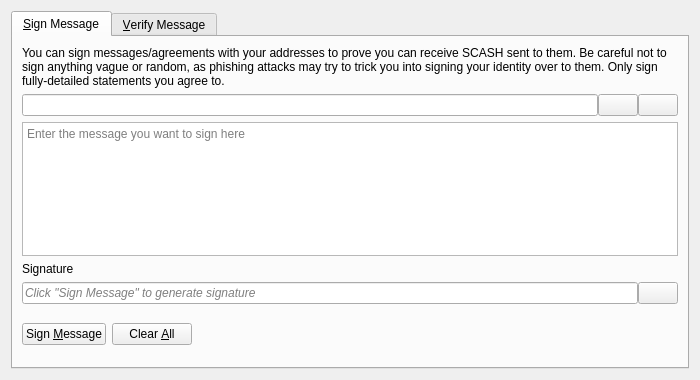
<?xml version="1.0" encoding="UTF-8"?>
<ui version="4.0">
 <class>SignVerifyMessageDialog</class>
 <widget class="QDialog" name="SignVerifyMessageDialog">
  <property name="geometry">
   <rect>
    <x>0</x>
    <y>0</y>
    <width>700</width>
    <height>380</height>
   </rect>
  </property>
  <property name="windowTitle">
   <string>Signatures - Sign / Verify a Message</string>
  </property>
  <property name="modal">
   <bool>true</bool>
  </property>
  <layout class="QVBoxLayout" name="verticalLayout">
   <item>
    <widget class="QTabWidget" name="tabWidget">
     <property name="currentIndex">
      <number>0</number>
     </property>
     <widget class="QWidget" name="tabSignMessage">
      <attribute name="title">
       <string>&amp;Sign Message</string>
      </attribute>
      <layout class="QVBoxLayout" name="verticalLayout_SM">
       <item>
        <widget class="QLabel" name="infoLabel_SM">
         <property name="text">
          <string>You can sign messages/agreements with your addresses to prove you can receive SCASH sent to them. Be careful not to sign anything vague or random, as phishing attacks may try to trick you into signing your identity over to them. Only sign fully-detailed statements you agree to.</string>
         </property>
         <property name="textFormat">
          <enum>Qt::PlainText</enum>
         </property>
         <property name="wordWrap">
          <bool>true</bool>
         </property>
        </widget>
       </item>
       <item>
        <layout class="QHBoxLayout" name="horizontalLayout_1_SM">
         <property name="spacing">
          <number>0</number>
         </property>
         <item>
          <widget class="QValidatedLineEdit" name="addressIn_SM">
           <property name="toolTip">
            <string>The Bitcoin address to sign the message with</string>
           </property>
          </widget>
         </item>
         <item>
          <widget class="QPushButton" name="addressBookButton_SM">
           <property name="toolTip">
            <string>Choose previously used address</string>
           </property>
           <property name="text">
            <string/>
           </property>
           <property name="icon">
            <iconset resource="../bitcoin.qrc">
             <normaloff>:/icons/address-book</normaloff>:/icons/address-book</iconset>
           </property>
           <property name="shortcut">
            <string>Alt+A</string>
           </property>
           <property name="autoDefault">
            <bool>false</bool>
           </property>
          </widget>
         </item>
         <item>
          <widget class="QPushButton" name="pasteButton_SM">
           <property name="toolTip">
            <string>Paste address from clipboard</string>
           </property>
           <property name="text">
            <string/>
           </property>
           <property name="icon">
            <iconset resource="../bitcoin.qrc">
             <normaloff>:/icons/editpaste</normaloff>:/icons/editpaste</iconset>
           </property>
           <property name="shortcut">
            <string>Alt+P</string>
           </property>
           <property name="autoDefault">
            <bool>false</bool>
           </property>
          </widget>
         </item>
        </layout>
       </item>
       <item>
        <widget class="QPlainTextEdit" name="messageIn_SM">
         <property name="toolTip">
          <string>Enter the message you want to sign here</string>
         </property>
         <property name="placeholderText">
          <string>Enter the message you want to sign here</string>
         </property>
        </widget>
       </item>
       <item>
        <widget class="QLabel" name="signatureLabel_SM">
         <property name="text">
          <string>Signature</string>
         </property>
         <property name="textFormat">
          <enum>Qt::PlainText</enum>
         </property>
        </widget>
       </item>
       <item>
        <layout class="QHBoxLayout" name="horizontalLayout_2_SM">
         <property name="spacing">
          <number>0</number>
         </property>
         <item>
          <widget class="QLineEdit" name="signatureOut_SM">
           <property name="placeholderText">
            <string>Click "Sign Message" to generate signature</string>
           </property>
           <property name="font">
            <font>
             <italic>true</italic>
            </font>
           </property>
           <property name="readOnly">
            <bool>true</bool>
           </property>
          </widget>
         </item>
         <item>
          <widget class="QPushButton" name="copySignatureButton_SM">
           <property name="toolTip">
            <string>Copy the current signature to the clipboard</string>
           </property>
           <property name="text">
            <string/>
           </property>
           <property name="icon">
            <iconset resource="../bitcoin.qrc">
             <normaloff>:/icons/editcopy</normaloff>:/icons/editcopy</iconset>
           </property>
           <property name="autoDefault">
            <bool>false</bool>
           </property>
          </widget>
         </item>
        </layout>
       </item>
       <item>
        <layout class="QHBoxLayout" name="horizontalLayout_3_SM">
         <item>
          <widget class="QPushButton" name="signMessageButton_SM">
           <property name="toolTip">
            <string>Sign the message to prove you own this Bitcoin address</string>
           </property>
           <property name="text">
            <string>Sign &amp;Message</string>
           </property>
           <property name="icon">
            <iconset resource="../bitcoin.qrc">
             <normaloff>:/icons/edit</normaloff>:/icons/edit</iconset>
           </property>
           <property name="autoDefault">
            <bool>false</bool>
           </property>
          </widget>
         </item>
         <item>
          <widget class="QPushButton" name="clearButton_SM">
           <property name="toolTip">
            <string>Reset all sign message fields</string>
           </property>
           <property name="text">
            <string>Clear &amp;All</string>
           </property>
           <property name="icon">
            <iconset resource="../bitcoin.qrc">
             <normaloff>:/icons/remove</normaloff>:/icons/remove</iconset>
           </property>
           <property name="autoDefault">
            <bool>false</bool>
           </property>
          </widget>
         </item>
         <item>
          <spacer name="horizontalSpacer_1_SM">
           <property name="orientation">
            <enum>Qt::Horizontal</enum>
           </property>
           <property name="sizeHint" stdset="0">
            <size>
             <width>40</width>
             <height>48</height>
            </size>
           </property>
          </spacer>
         </item>
         <item>
          <widget class="QLabel" name="statusLabel_SM">
           <property name="font">
            <font>
             <weight>75</weight>
             <bold>true</bold>
            </font>
           </property>
           <property name="text">
            <string/>
           </property>
           <property name="wordWrap">
            <bool>true</bool>
           </property>
          </widget>
         </item>
         <item>
          <spacer name="horizontalSpacer_2_SM">
           <property name="orientation">
            <enum>Qt::Horizontal</enum>
           </property>
           <property name="sizeHint" stdset="0">
            <size>
             <width>40</width>
             <height>48</height>
            </size>
           </property>
          </spacer>
         </item>
        </layout>
       </item>
      </layout>
     </widget>
     <widget class="QWidget" name="tabVerifyMessage">
      <attribute name="title">
       <string>&amp;Verify Message</string>
      </attribute>
      <layout class="QVBoxLayout" name="verticalLayout_VM">
       <item>
        <widget class="QLabel" name="infoLabel_VM">
         <property name="text">
          <string>Enter the receiver's address, message (ensure you copy line breaks, spaces, tabs, etc. exactly) and signature below to verify the message. Be careful not to read more into the signature than what is in the signed message itself, to avoid being tricked by a man-in-the-middle attack. Note that this only proves the signing party receives with the address, it cannot prove sendership of any transaction!</string>
         </property>
         <property name="textFormat">
          <enum>Qt::PlainText</enum>
         </property>
         <property name="alignment">
          <set>Qt::AlignLeading|Qt::AlignLeft|Qt::AlignTop</set>
         </property>
         <property name="wordWrap">
          <bool>true</bool>
         </property>
        </widget>
       </item>
       <item>
        <layout class="QHBoxLayout" name="horizontalLayout_1_VM">
         <property name="spacing">
          <number>0</number>
         </property>
         <item>
          <widget class="QValidatedLineEdit" name="addressIn_VM">
           <property name="toolTip">
            <string>The Bitcoin address the message was signed with</string>
           </property>
          </widget>
         </item>
         <item>
          <widget class="QPushButton" name="addressBookButton_VM">
           <property name="toolTip">
            <string>Choose previously used address</string>
           </property>
           <property name="text">
            <string/>
           </property>
           <property name="icon">
            <iconset resource="../bitcoin.qrc">
             <normaloff>:/icons/address-book</normaloff>:/icons/address-book</iconset>
           </property>
           <property name="shortcut">
            <string>Alt+A</string>
           </property>
           <property name="autoDefault">
            <bool>false</bool>
           </property>
          </widget>
         </item>
        </layout>
       </item>
       <item>
        <widget class="QPlainTextEdit" name="messageIn_VM">
          <property name="toolTip">
            <string>The signed message to verify</string>
          </property>
          <property name="placeholderText">
            <string>The signed message to verify</string>
          </property>
        </widget>
       </item>
       <item>
        <widget class="QValidatedLineEdit" name="signatureIn_VM">
          <property name="toolTip">
            <string>The signature given when the message was signed</string>
          </property>
          <property name="placeholderText">
            <string>The signature given when the message was signed</string>
          </property>
        </widget>
       </item>
       <item>
        <layout class="QHBoxLayout" name="horizontalLayout_2_VM">
         <item>
          <widget class="QPushButton" name="verifyMessageButton_VM">
           <property name="toolTip">
            <string>Verify the message to ensure it was signed with the specified Bitcoin address</string>
           </property>
           <property name="text">
            <string>Verify &amp;Message</string>
           </property>
           <property name="icon">
            <iconset resource="../bitcoin.qrc">
             <normaloff>:/icons/transaction_0</normaloff>:/icons/transaction_0</iconset>
           </property>
           <property name="autoDefault">
            <bool>false</bool>
           </property>
          </widget>
         </item>
         <item>
          <widget class="QPushButton" name="clearButton_VM">
           <property name="toolTip">
            <string>Reset all verify message fields</string>
           </property>
           <property name="text">
            <string>Clear &amp;All</string>
           </property>
           <property name="icon">
            <iconset resource="../bitcoin.qrc">
             <normaloff>:/icons/remove</normaloff>:/icons/remove</iconset>
           </property>
           <property name="autoDefault">
            <bool>false</bool>
           </property>
          </widget>
         </item>
         <item>
          <spacer name="horizontalSpacer_1_VM">
           <property name="orientation">
            <enum>Qt::Horizontal</enum>
           </property>
           <property name="sizeHint" stdset="0">
            <size>
             <width>40</width>
             <height>48</height>
            </size>
           </property>
          </spacer>
         </item>
         <item>
          <widget class="QLabel" name="statusLabel_VM">
           <property name="font">
            <font>
             <weight>75</weight>
             <bold>true</bold>
            </font>
           </property>
           <property name="text">
            <string/>
           </property>
           <property name="wordWrap">
            <bool>true</bool>
           </property>
          </widget>
         </item>
         <item>
          <spacer name="horizontalSpacer_2_VM">
           <property name="orientation">
            <enum>Qt::Horizontal</enum>
           </property>
           <property name="sizeHint" stdset="0">
            <size>
             <width>40</width>
             <height>48</height>
            </size>
           </property>
          </spacer>
         </item>
        </layout>
       </item>
      </layout>
     </widget>
    </widget>
   </item>
  </layout>
 </widget>
 <customwidgets>
  <customwidget>
   <class>QValidatedLineEdit</class>
   <extends>QLineEdit</extends>
   <header>qt/qvalidatedlineedit.h</header>
  </customwidget>
 </customwidgets>
 <resources>
  <include location="../bitcoin.qrc"/>
 </resources>
 <connections/>
</ui>
